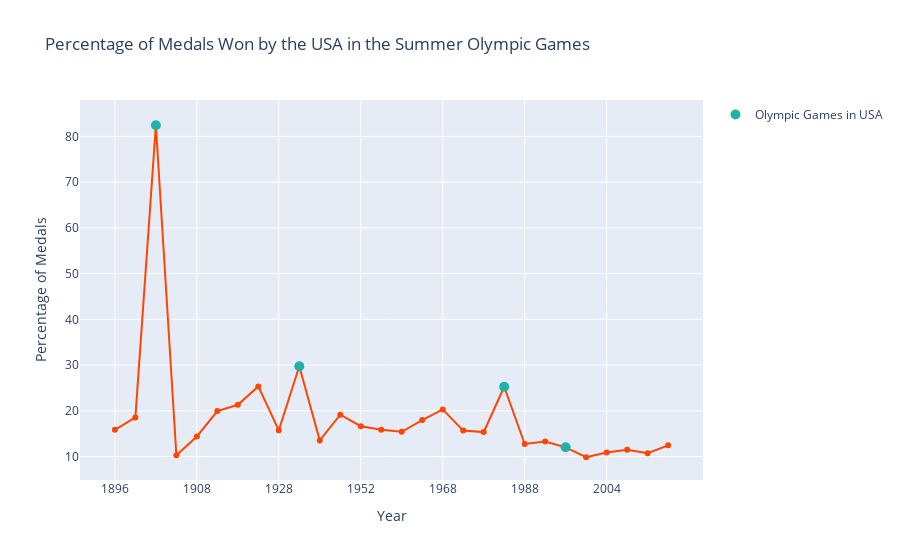

The cell this chart's notebook holds for it:
### Code cell
medals_summer_perc = PlotFigures.plot_medals_per_season(summer=True)
medals_summer_perc.show()

### Figure 1 — Plotly figure (JSON) as saved in the notebook; plotly's stock layout.template omitted (floating-point values rounded to 4 significant figures)
{"data": [{"hovertemplate": "<br>Year: %{x}<br>Percentage of Medals: %{y:.1f}%<extra></extra>", "legendgroup": "", "line": {"color": "OrangeRed", "dash": "solid"}, "marker": {"symbol": "circle"}, "mode": "lines+markers", "name": "", "orientation": "v", "showlegend": false, "type": "scatter", "x": ["1896", "1900", "1904", "1906", "1908", "1912", "1920", "1924", "1928", "1932", "1936", "1948", "1952", "1956", "1960", "1964", "1968", "1972", "1976", "1984", "1988", "1992", "1996", "2000", "2004", "2008", "2012", "2016"], "xaxis": "x", "y": [15.83, 18.56, 82.44, 10.27, 14.37, 19.94, 21.3, 25.32, 15.73, 29.73, 13.51, 19.13, 16.63, 15.85, 15.4, 17.96, 20.3, 15.67, 15.33, 25.26, 12.74, 13.28, 12.01, 9.838, 10.9, 11.49, 10.71, 12.44], "yaxis": "y"}, {"hovertemplate": "<br>Year: %{x}<br>Percentage of Medals: %{y:.1f}%<extra></extra>", "marker": {"color": "LightSeaGreen", "size": 10}, "mode": "markers", "name": "Olympic Games in USA", "type": "scatter", "x": ["1904", "1932", "1984", "1996"], "y": [82.44, 29.73, 25.26, 12.01]}], "layout": {"legend": {"tracegroupgap": 0}, "title": {"text": "Percentage of Medals Won by the USA in the Summer Olympic Games"}, "xaxis": {"anchor": "y", "domain": [0, 1], "dtick": 4, "tick0": 0, "tickmode": "linear", "title": {"text": "Year"}}, "yaxis": {"anchor": "x", "domain": [0, 1], "title": {"text": "Percentage of Medals"}}}}
